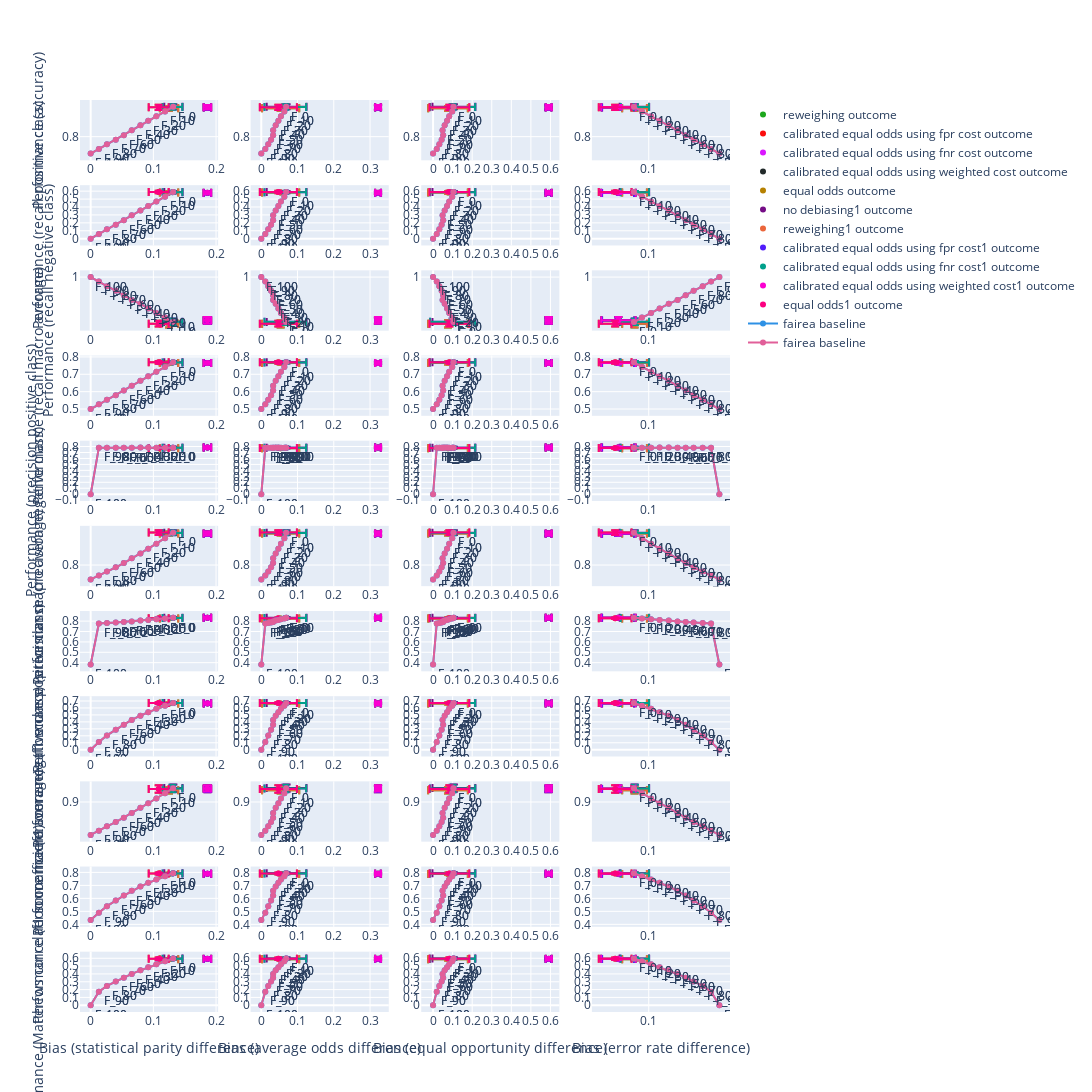

The code cell stored with this chart in its notebook:
### Code cell
graph_3.show_all_subplots()
